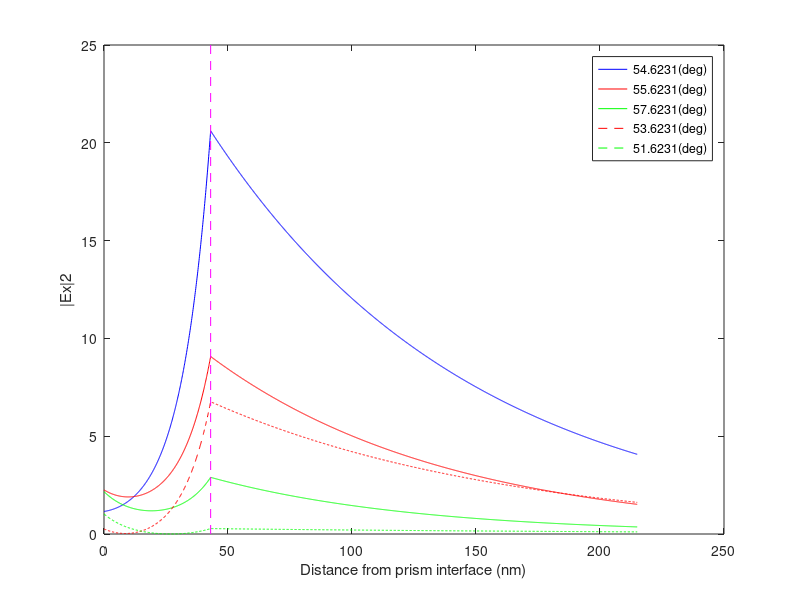

Write MATLAB code to recreate this figure.
%For normalised electric field. In ShalabneyFig4a2, I used already calculated resonance angle
% And this code contains resonance angle finding block
% One can also use the metal thickness optimisation code block here
clear;
tic
lambda=633e-9;%wavelength of incident light in vacuum at which nm is as follows
%same wavelength used in the 0nm legend of Fig6b(read theory to know)
%nd=3.8354+0.0245i at lambda=633e-9
nm=0.1325+4.0203*1i;
np=1.732;
na=1.33;
u=pi*4e-7;%magnetic permeability of the assumed non-magnetic substances

% One can also use the metal thickness optimisation code block here
dm=43e-9;%thickness of metal layer
%dm=46.98e-9;%thickness of metal layer

z=0:1e-10:5*dm;%for x-axis of required graph
%metal is from z=0 to dm

% To make M2 like Identity before z=dm
za=z-dm;
za(za<=0)=0;

zm=z;
zm(z>=dm)=dm;%I don't know how it can be z>=dm and should not compulsarily be zm>=dm 
%, maybe MATLAB has it inbuilt to check it as a condiition
%> or >= makes no difference


%block to find resonance theta for given values starts
theta_inc=linspace(0,90,1000000);%angle in prism(angle of incidence)
costheta=sqrt(1-((sind(theta_inc)).^2).*((np^2)/(nm^2)));%cos of angle in metal
b=(costheta).*((360*nm*dm)/lambda);%Beta j used in Shalabney paper %360->2*pi when cosd->cos, sind->sin
qp=(cosd(theta_inc)).*((sqrt(u))/np);%qj in prism (qj used in Shalabney paper)
qa=(sqrt(1-((sind(theta_inc)).^2).*((np^2)/(na^2)))).*((sqrt(u))/na);%qj in analyte %used cos of angle in analyte
qm=costheta.*(sqrt(u)/nm);%qj in metal
M=[cosd(b);-((sind(b)).*(1i./qm));-((sind(b)).*(1i.*qm));cosd(b)];%Inverse(hence 1,2 and 2,1 elements are negated) of complete propagation matrix in metal
r=((M(1,:)+(M(2,:)).*qa).*qp-(M(3,:)+(M(4,:)).*qa))./((M(1,:)+(M(2,:)).*qa).*qp+(M(3,:)+(M(4,:)).*qa));%reflection coefficient 
R=(abs(r)).^2;%reflectivity
indexmin=find(min(R) == R);
thetamin = theta_inc(indexmin); 
%block to find resonance theta for given values ends

%theta=[54.6231;55.6231;57.6231;53.6231;51.6231];
%theta=53.6233;
%In ShalabneyFig4a2, I used already calculated resonance angle
theta=[thetamin;thetamin+1;thetamin+3;thetamin-1;thetamin-3];

costheta1=sqrt(1-((sind(theta)).^2).*((np^2)/(nm^2)));%angle in metal
costheta2=sqrt(1-((sind(theta)).^2).*((np^2)/(na^2)));%angle in analyte
bdm=(costheta1).*((360*nm/lambda).*dm);%to be used in calculation of r
bm=(costheta1).*((360*nm/lambda).*zm);%360->2*pi when cosd->cos, sind->sin
%bm(z>=dm)=bdm;% M1 becomes constant after z=dm 
ba=(costheta2).*((360*na/lambda).*za);
qp=(cosd(theta)).*((sqrt(u))/np);
qa=(costheta2).*((sqrt(u))/na);
qm=costheta1.*(sqrt(u)/nm);
%M0=[cosd(bdm);-((sind(bdm)).*(1i/qm));-((sind(bdm)).*(1i*qm));cosd(bdm)];
% Matrix for calculation of r
M0(:,:,1)=cosd(bdm);
M0(:,:,2)=-((sind(bdm)).*(1i./qm));%qm and qdm are same because qj does not contain a z in its expression
M0(:,:,3)=-((sind(bdm)).*(1i.*qm));
M0(:,:,4)=cosd(bdm);
%M1=[cosd(bm);((sind(bm)).*(1i/qm));((sind(bm)).*(1i*qm));cosd(bm)];
% Matrix for propagation in metal 
M1(:,:,1)=cosd(bm);
M1(:,:,2)=((sind(bm)).*(1i./qm));
M1(:,:,3)=((sind(bm)).*(1i.*qm));
M1(:,:,4)=cosd(bm);
%M2=[cosd(ba);((sind(ba)).*(1i/qa));((sind(ba)).*(1i*qa));cosd(ba)];
% Matrix for propagation in analyte
M2(:,:,1)=cosd(ba);
M2(:,:,2)=((sind(ba)).*(1i./qa));
M2(:,:,3)=((sind(ba)).*(1i.*qa));
M2(:,:,4)=cosd(ba);
%r=((M0(1,:)+(M0(2,:)).*qa).*qp-(M0(3,:)+(M0(4,:)).*qa))./((M0(1,:)+(M0(2,:)).*qa).*qp+(M0(3,:)+(M0(4,:)).*qa));
%M=((M2(3,:)).*(M1(1,:))+(M2(4,:)).*(M1(3,:))).*(1+r)+((M2(3,:)).*(M1(2,:))+(M2(4,:)).*(M1(4,:))).*((1-r).*qp);
r=((M0(:,:,1)+(M0(:,:,2)).*qa).*qp-(M0(:,:,3)+(M0(:,:,4)).*qa))./((M0(:,:,1)+(M0(:,:,2)).*qa).*qp+(M0(:,:,3)+(M0(:,:,4)).*qa));
M=((M2(:,:,3)).*(M1(:,:,1))+(M2(:,:,4)).*(M1(:,:,3))).*((1+r)./qp)+((M2(:,:,3)).*(M1(:,:,2))+(M2(:,:,4)).*(M1(:,:,4))).*(1-r);%For normalised electric field.
%Ex=-M;
modEx2=(abs(M)).^2;
znm=z.*(1e9);%for x-axis to be nm scale
dmnm=dm*1e9;%for x-axis to be nm scale 
plot(znm,modEx2(1,:),'b',znm,modEx2(2,:),'r',znm,modEx2(3,:),'g',znm,modEx2(4,:),'r--',znm,modEx2(5,:),'g--',[dmnm dmnm],[0 25],'m--');%find a general method to create a vertical line
%,[dmnm dmnm],[0 max(modEx2(1,:))],'m--'
xlabel('Distance from prism interface (nm)'); 
ylabel('|Ex|2');
legend({strcat(num2str(theta(1)),'(deg)'),strcat(num2str(theta(2)),'(deg)'),strcat(num2str(theta(3)),'(deg)'),strcat(num2str(theta(4)),'(deg)'),strcat(num2str(theta(5)),'(deg)')},'Location','northeast');

toc